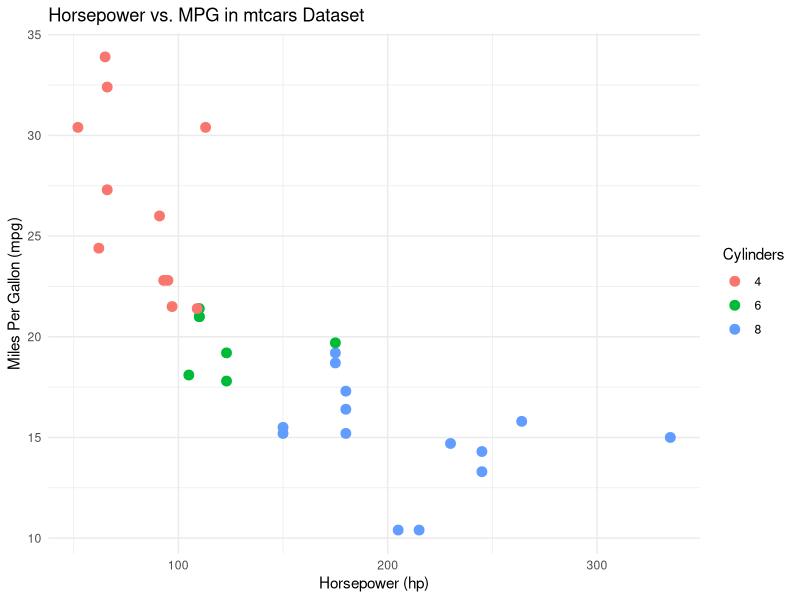
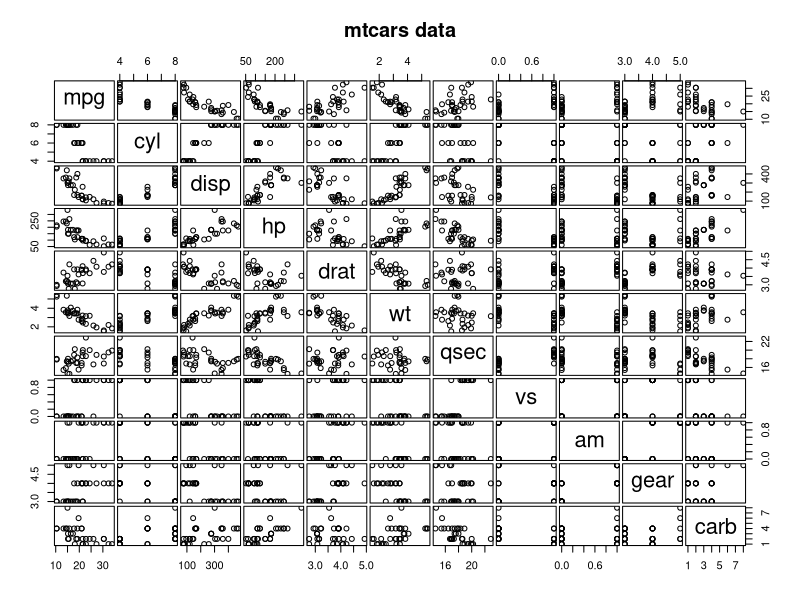
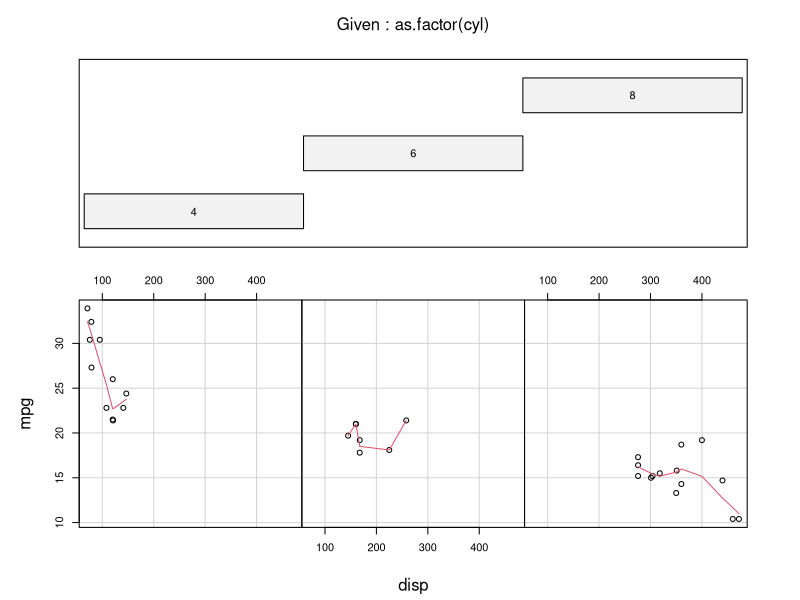

These charts were generated, in order, by the following R code:
## ---- chunk 1
#| label: Loader
#| warning: False
#| message: False
library(MASS)
library(ggplot2)
library(knitr)
library(dplyr)

head(mtcars) |>
  kable(caption = "Table 1: First 6 Rows of the mtcars Dataset")
## ---- chunk 2
#| label: Plot_Block
ggplot(mtcars, aes(x = hp, y = mpg, color = factor(cyl))) +
  geom_point(size = 3) +
  labs(
    title = "Horsepower vs. MPG in mtcars Dataset",
    x = "Horsepower (hp)",
    y = "Miles Per Gallon (mpg)",
    color = "Cylinders"
  ) +
  theme_minimal()
## ---- chunk 3
#| label: Example_From_mtcars

require(graphics)
pairs(mtcars, main = "mtcars data", gap = 1/4)
coplot(mpg ~ disp | as.factor(cyl), data = mtcars,
       panel = panel.smooth, rows = 1)
## possibly more meaningful, e.g., for summary() or bivariate plots:
mtcars2 <- within(mtcars, {
   vs <- factor(vs, labels = c("V", "S"))
   am <- factor(am, labels = c("automatic", "manual"))
   cyl  <- ordered(cyl)
   gear <- ordered(gear)
   carb <- ordered(carb)
})
summary(mtcars2)
